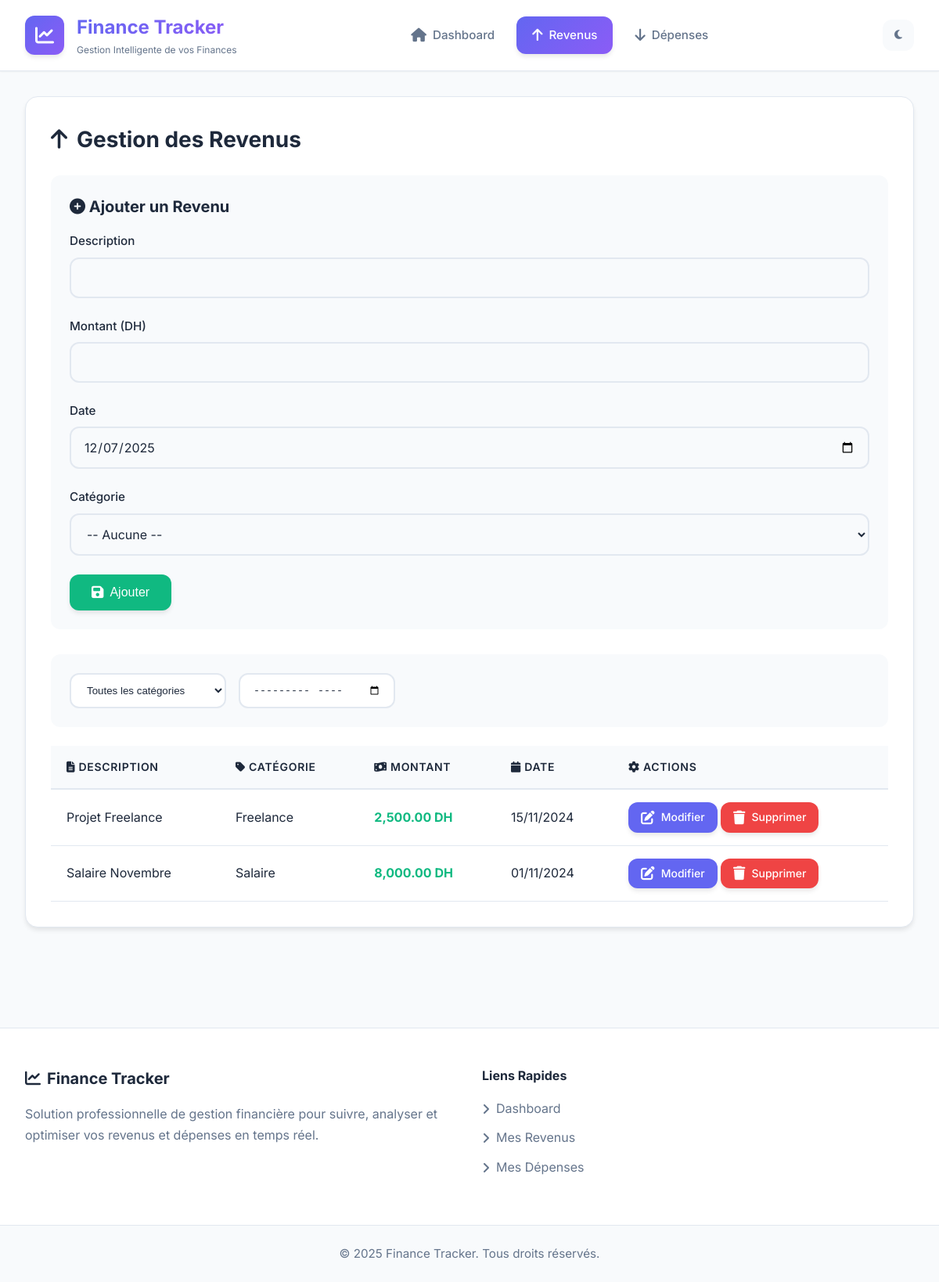
The app's page /incomes.php with its own data.
### tables this page shows
CREATE TABLE IF NOT EXISTS incomes (
    id INT AUTO_INCREMENT PRIMARY KEY,
    description VARCHAR(255) NOT NULL,
    amount DECIMAL(10, 2) NOT NULL,
    income_date DATE NOT NULL,
    category_id INT DEFAULT NULL,
    created_at TIMESTAMP DEFAULT CURRENT_TIMESTAMP,
    updated_at TIMESTAMP DEFAULT CURRENT_TIMESTAMP ON UPDATE CURRENT_TIMESTAMP
);

CREATE TABLE IF NOT EXISTS categories (
    id INT AUTO_INCREMENT PRIMARY KEY,
    name VARCHAR(100) NOT NULL UNIQUE,
    type ENUM('income', 'expense') NOT NULL,
    created_at TIMESTAMP DEFAULT CURRENT_TIMESTAMP
);

### incomes.php (the view, shortened to what this page needs)
<?php
require_once 'config/database.php';
$where = "1=1";
$params = [];
$sql = "SELECT i.*, c.name as category_name FROM incomes i
        LEFT JOIN categories c ON i.category_id = c.id
        WHERE $where ORDER BY income_date DESC";
$stmt = $pdo->prepare($sql);
$stmt->execute($params);
$incomes = $stmt->fetchAll();
include 'includes/header.php';
?>
<div class="content">
    <h2><i class="fas fa-arrow-up"></i> Gestion des Revenus</h2>
    <form method="POST" style="background: var(--bg-main); padding: 1.5rem; border-radius: var(--radius); margin-bottom: 2rem;">
        <h3 style="margin-bottom: 1rem;"><i class="fas fa-plus-circle"></i> Ajouter un Revenu</h3>
        <div class="form-group">
            <label>Description</label>
            <input type="text" name="description" required>
        </div>
        <div class="form-group">
            <label>Montant (DH)</label>
            <input type="number" step="0.01" name="amount" required>
        </div>
        <div class="form-group">
            <label>Date</label>
            <input type="date" name="income_date" value="<?= date('Y-m-d') ?>" required>
        </div>
        <div class="form-group">
            <label>Catégorie</label>
            <select name="category_id">
                <option value="">-- Aucune --</option>
            </select>
        </div>
        <button type="submit" name="add" class="btn btn-success">
            <i class="fas fa-save"></i> Ajouter
        </button>
    </form>
    <form method="GET" class="filters">
        <select name="category" onchange="this.form.submit()">
            <option value="">Toutes les catégories</option>
        </select>
        <input type="month" name="month" value="<?= $_GET['month'] ?? '' ?>" onchange="this.form.submit()">
    </form>
    <table>
        <thead>
            <tr>
                <th><i class="fas fa-file-alt"></i> Description</th>
                <th><i class="fas fa-tag"></i> Catégorie</th>
                <th><i class="fas fa-money-bill-wave"></i> Montant</th>
                <th><i class="fas fa-calendar"></i> Date</th>
                <th><i class="fas fa-cog"></i> Actions</th>
            </tr>
        </thead>
        <tbody>
            <?php foreach ($incomes as $income): ?>
                <tr>
                    <td><?= htmlspecialchars($income['description']) ?></td>
                    <td><?= $income['category_name'] ? htmlspecialchars($income['category_name']) : '-' ?></td>
                    <td style="color: var(--success); font-weight: bold;">
                        <?= number_format($income['amount'], 2) ?> DH
                    </td>
                    <td><?= date('d/m/Y', strtotime($income['income_date'])) ?></td>
                    <td>
                        <a href="edit_income.php?id=<?= $income['id'] ?>" class="btn btn-small">
                            <i class="fas fa-edit"></i> Modifier
                        </a>
                        <a href="?delete=<?= $income['id'] ?>"
                           class="btn btn-danger btn-small"
                           onclick="return confirm('Confirmer la suppression ?')">
                            <i class="fas fa-trash"></i> Supprimer
                        </a>
                    </td>
                </tr>
            <?php endforeach; ?>
        </tbody>
    </table>
</div>
<?php include 'includes/footer.php'; ?>

### assets/css/style.css (style rules this page uses)
:root { --primary: #6366f1; --primary-dark: #4f46e5; --secondary: #8b5cf6; --success: #10b981; --danger: #ef4444; --warning: #f59e0b; --info: #3b82f6; --bg-main: #f8fafc; --bg-card: #ffffff; --text-primary: #1e293b; --text-secondary: #64748b; --border: #e2e8f0; --shadow-sm: 0 1px 2px 0 rgba(0, 0, 0, 0.05); --shadow: 0 4px 6px -1px rgba(0, 0, 0, 0.1); --shadow-lg: 0 10px 15px -3px rgba(0, 0, 0, 0.1); --shadow-xl: 0 20px 25px -5px rgba(0, 0, 0, 0.1); --radius-sm: 0.5rem; --radius: 0.75rem; --radius-lg: 1rem; --transition: all 0.3s cubic-bezier(0.4, 0, 0.2, 1); }
* { margin: 0; padding: 0; box-sizing: border-box; }
body { font-family: 'Inter', -apple-system, BlinkMacSystemFont, 'Segoe UI', sans-serif; background: var(--bg-main); color: var(--text-primary); line-height: 1.6; min-height: 100vh; transition: var(--transition); }
.content { background: var(--bg-card); padding: 2rem; border-radius: var(--radius-lg); border: 1px solid var(--border); box-shadow: var(--shadow); margin-bottom: 2rem; }
.content h2 { font-size: 1.75rem; margin-bottom: 1.5rem; color: var(--text-primary); display: flex; align-items: center; gap: 0.75rem; }
.content h3 { font-size: 1.25rem; margin-bottom: 1rem; color: var(--text-primary); }
.form-group { margin-bottom: 1.5rem; }
.form-group label { display: block; margin-bottom: 0.5rem; font-weight: 500; color: var(--text-primary); font-size: 0.95rem; }
.form-group input, .form-group select, .form-group textarea { width: 100%; padding: 0.875rem 1rem; border: 2px solid var(--border); border-radius: var(--radius); background: var(--bg-main); color: var(--text-primary); font-size: 1rem; font-family: inherit; transition: var(--transition); }
.btn { display: inline-flex; align-items: center; gap: 0.5rem; padding: 0.875rem 1.75rem; background: var(--primary); color: white; border: none; border-radius: var(--radius); font-size: 1rem; font-weight: 500; text-decoration: none; cursor: pointer; transition: var(--transition); box-shadow: var(--shadow); }
.btn-success { background: var(--success); }
.btn-danger { background: var(--danger); }
.btn-small { padding: 0.5rem 1rem; font-size: 0.875rem; }
.btn i { font-size: 1.1rem; }
table { width: 100%; border-collapse: separate; border-spacing: 0; margin-top: 1.5rem; }
table thead { background: var(--bg-main); }
table th { padding: 1rem 1.25rem; text-align: left; font-weight: 600; color: var(--text-primary); border-bottom: 2px solid var(--border); font-size: 0.875rem; text-transform: uppercase; letter-spacing: 0.05em; }
table td { padding: 1rem 1.25rem; border-bottom: 1px solid var(--border); color: var(--text-primary); }
table tbody tr { transition: var(--transition); }
.filters { display: flex; gap: 1rem; flex-wrap: wrap; margin-bottom: 1.5rem; padding: 1.5rem; background: var(--bg-main); border-radius: var(--radius); }
.filters select, .filters input { padding: 0.75rem 1rem; border: 2px solid var(--border); border-radius: var(--radius); background: var(--bg-card); color: var(--text-primary); min-width: 200px; }

### records on screen
incomes: description "Projet Freelance", category.name "Freelance", amount "2,500.00", income_date "15/11/2024"
incomes: description "Salaire Novembre", category.name "Salaire", amount "8,000.00", income_date "01/11/2024"
